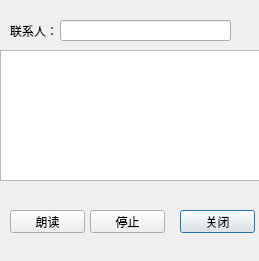
<?xml version="1.0" encoding="UTF-8"?>
<ui version="4.0">
 <class>LookMessage</class>
 <widget class="QDialog" name="LookMessage">
  <property name="geometry">
   <rect>
    <x>0</x>
    <y>0</y>
    <width>259</width>
    <height>261</height>
   </rect>
  </property>
  <property name="windowTitle">
   <string>Dialog</string>
  </property>
  <widget class="QLineEdit" name="contactLineEdit">
   <property name="geometry">
    <rect>
     <x>60</x>
     <y>20</y>
     <width>171</width>
     <height>21</height>
    </rect>
   </property>
  </widget>
  <widget class="QLabel" name="label">
   <property name="geometry">
    <rect>
     <x>10</x>
     <y>20</y>
     <width>51</width>
     <height>21</height>
    </rect>
   </property>
   <property name="text">
    <string>联系人：</string>
   </property>
  </widget>
  <widget class="QTextBrowser" name="textBrowser">
   <property name="geometry">
    <rect>
     <x>0</x>
     <y>50</y>
     <width>261</width>
     <height>131</height>
    </rect>
   </property>
  </widget>
  <widget class="QPushButton" name="closeButton">
   <property name="geometry">
    <rect>
     <x>180</x>
     <y>210</y>
     <width>75</width>
     <height>23</height>
    </rect>
   </property>
   <property name="text">
    <string>关闭</string>
   </property>
  </widget>
  <widget class="QPushButton" name="readButton">
   <property name="geometry">
    <rect>
     <x>10</x>
     <y>210</y>
     <width>75</width>
     <height>23</height>
    </rect>
   </property>
   <property name="text">
    <string>朗读</string>
   </property>
  </widget>
  <widget class="QPushButton" name="stopButton">
   <property name="geometry">
    <rect>
     <x>90</x>
     <y>210</y>
     <width>75</width>
     <height>23</height>
    </rect>
   </property>
   <property name="text">
    <string>停止</string>
   </property>
  </widget>
 </widget>
 <resources/>
 <connections/>
</ui>
